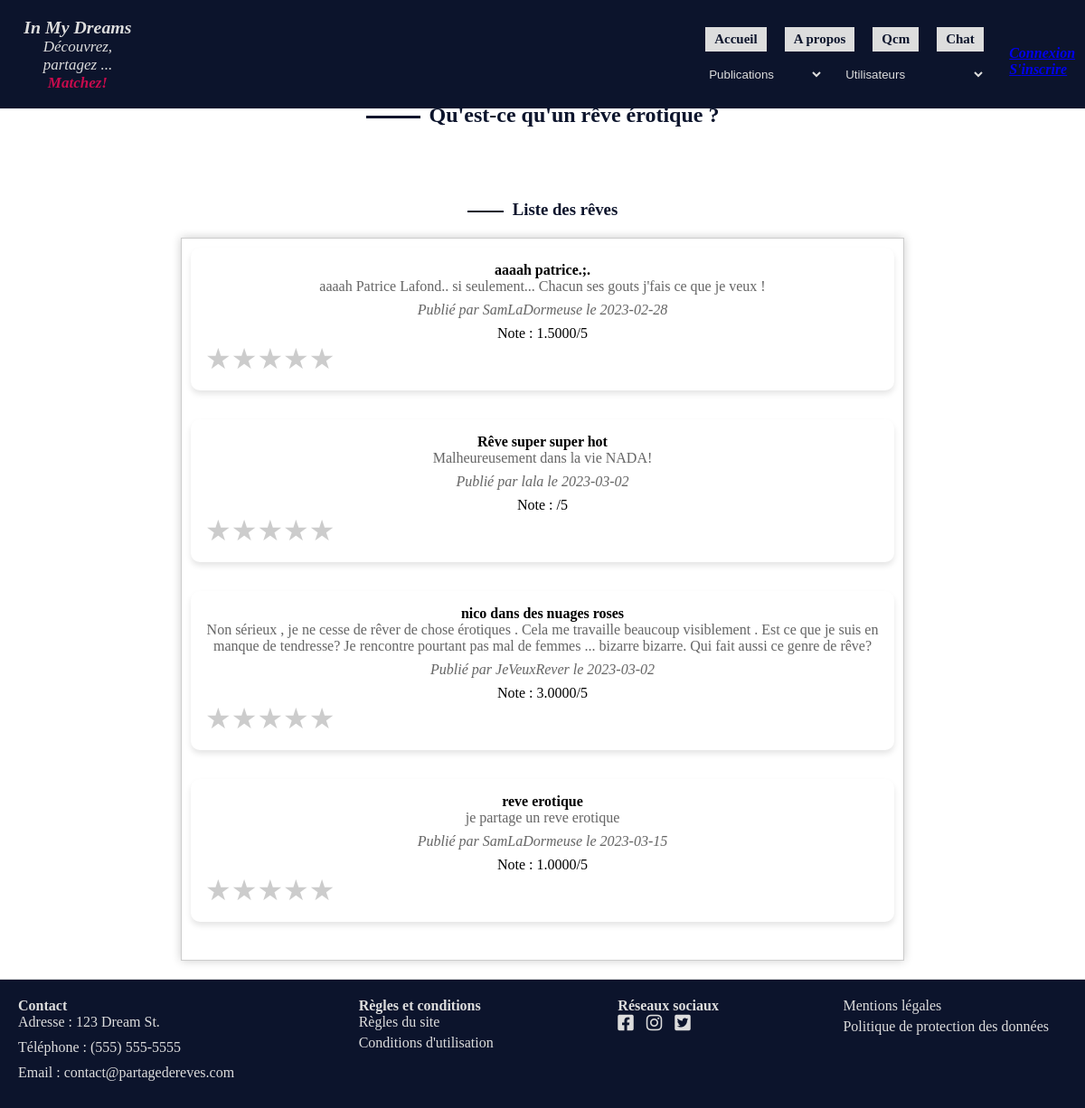
Screenshot of /index.php?page=categ-reves&action=erotique with the database file from the repository.
### tables this page shows
CREATE TABLE `reve` (
  `id_reve` int(11) NOT NULL AUTO_INCREMENT,
  `Libelle_Reve` text NOT NULL,
  `Date_Creation_Reve` date NOT NULL,
  `id_famille_reve` int(11) NOT NULL,
  `id_utilisateur` int(11) NOT NULL,
  `id_type_reve` int(11) DEFAULT NULL,
  `Titre_Reve` varchar(100) DEFAULT NULL,
  `libelle_type_reve` varchar(255) DEFAULT NULL,
  PRIMARY KEY (`id_reve`),
  KEY `REVE_FAMILLE_REVE_FK` (`id_famille_reve`),
  KEY `REVE_UTILISATEUR0_FK` (`id_utilisateur`),
  CONSTRAINT `REVE_FAMILLE_REVE_FK` FOREIGN KEY (`id_famille_reve`) REFERENCES `famille_reve` (`id_famille_reve`),
  CONSTRAINT `REVE_UTILISATEUR0_FK` FOREIGN KEY (`id_utilisateur`) REFERENCES `utilisateur` (`id_utilisateur`)
);

CREATE TABLE `utilisateur` (
  `id_utilisateur` int(11) NOT NULL AUTO_INCREMENT,
  `pseudo` varchar(40) NOT NULL,
  `prenom` varchar(40) NOT NULL,
  `date_naissance` date NOT NULL,
  `email` varchar(40) NOT NULL,
  `mdp` varchar(255) DEFAULT NULL,
  `descript` text,
  `id_sexe` int(11) DEFAULT NULL,
  `id_cp_ville` int(11) DEFAULT NULL,
  `id_type_reve` int(11) DEFAULT NULL,
  PRIMARY KEY (`id_utilisateur`),
  KEY `FK_UTILISATEUR_SEXE` (`id_sexe`),
  KEY `FK_UTILISATEUR_CP_VILLE` (`id_cp_ville`),
  KEY `UTILISATEUR_TYPE_REVE_FK` (`id_type_reve`),
  CONSTRAINT `FK_UTILISATEUR_CP_VILLE` FOREIGN KEY (`id_cp_ville`) REFERENCES `cp_ville` (`id_cp_ville`),
  CONSTRAINT `FK_UTILISATEUR_SEXE` FOREIGN KEY (`id_sexe`) REFERENCES `sexe` (`id_sexe`),
  CONSTRAINT `UTILISATEUR_TYPE_REVE_FK` FOREIGN KEY (`id_type_reve`) REFERENCES `type_reve` (`id_type_reve`)
);

### index.php (called while the page is built)
<?php
require_once 'routers.php';
?>

### dreams/dao/dao_categ_reves.php (called while the page is built, shortened)
<?php
function afficherTypeErotique() {
    $conn = getConnexion();
    $SQLStmt = $conn->prepare(
        'SELECT r.*, u.pseudo, AVG(n.note) as note
        FROM REVE r
        JOIN UTILISATEUR u
        ON r.id_utilisateur = u.id_utilisateur
        LEFT JOIN NOTE n
        ON r.id_reve = n.id_reve
        WHERE r.id_type_reve = 23
        GROUP BY r.id_reve;'
    );
    $SQLStmt->execute();
    $reves = $SQLStmt->fetchAll(PDO::FETCH_ASSOC);
    return $reves;
}
?>

### dreams/redirectionCateg/erotique.phtml (the view, shortened to what this page needs)
<?php
require_once __DIR__ . '/../dao/dao_categ_reves.php';
?>
<!DOCTYPE html>
<html lang="en">
  <head>
    <link rel="stylesheet" href="https://cdnjs.cloudflare.com/ajax/libs/font-awesome/6.1.0/css/all.min.css">
	<link rel="stylesheet" href="/inmydreams/dreams/style/style.css">
  </head>
<body>
    <main>
        <nav>
            <?php require_once __DIR__ . '/../partials/nav.phtml'; ?>
        </nav>
        <header>
            <h1 class="titre-type-reve">Rêves érotiques</h1>
        </header>
        <section class="definition-type-reve">
            <h2 class="sous-titre-categ">Qu'est-ce qu'un rêve érotique ?</h2>
            <h3 class="h3-liste-reves">Liste des rêves</h3>
                <div class="categ-liste-reves" id="liste-reves">
                    <?php
                    $reves = afficherTypeErotique() ;
                    foreach ($reves as $reve) {
                        echo '<div class="reve">';
                        echo '<h4 class="titre-categ-reve">' . $reve['Titre_Reve'] . '</h4>';
                        echo '<p class="libelle-categ-reve">' . $reve['Libelle_Reve'] . '</p>';
                        echo '<p class="info-categ-reve italic">';
                        echo 'Publié par ' . $reve['pseudo'] . ' le ' . $reve['Date_Creation_Reve'];
                        echo '</p>';
                        echo '<div class="note" data-id="' . $reve['id_reve'] . '" data-note="' . $reve['note'] . '">';
                        echo 'Note : ' . $reve['note'] . '/5';
                        echo '</div>';
                        echo '<div class="rating" data-id="' . $reve['id_reve'] . '">';
                        echo '<span class="star" data-value="1">&#9733;</span>';
                        echo '<span class="star" data-value="2">&#9733;</span>';
                        echo '<span class="star" data-value="3">&#9733;</span>';
                        echo '<span class="star" data-value="4">&#9733;</span>';
                        echo '<span class="star" data-value="5">★</span>';
                        echo '</div>';
                        echo '</div>';
                    }
                    ?>
                </div>
        </section>
    </main>
    <footer>
        <?php require_once __DIR__ . '/../partials/footer.phtml'; ?>
    </footer>
</body>
</html>

### dreams/style/style.css (style rules this page uses)
body, html, * { margin: 0; padding: 0; box-sizing: border-box; }
footer { background-color: #0c142c; color: rgb(221, 221, 221);; padding: 20px; }
.definition-type-reve { display: flex; flex-direction: column; align-items: center; text-align: center; border-top: 1px solid rgb(221, 221, 221);; border-bottom: 1px solid rgb(221, 221, 221);; padding: 20px 0; }
.definition-type-reve > * { margin: 20px 0; max-width: 800px; }
.definition-type-reve h2::before { content: ""; display: inline-block; width: 60px; height: 3px; background-color: #0c142c; margin-right: 10px; vertical-align: middle; }
.definition-type-reve h3::before { content: ""; display: inline-block; width: 40px; height: 2px; background-color: #0c142c; margin-right: 10px; vertical-align: middle; }
.categ-liste-reves { box-shadow: 0 0 10px rgba(0, 0, 0, 0.2); border: 1px solid #ccc; padding: 10px; margin: 0 auto; }
.titre-type-reve, .sous-titre-categ, .h3-liste-reves { color:#0c142c; }
.titre-type-reve { font-size: 3em; color: #6b0036; display: flex; justify-content: center; font-family: 'Arial Black', sans-serif; }
.definition-type-reve p { margin-bottom: 20px; text-shadow: 1px 1px 0 #f9f9f9; }
.rating { display: flex; }
.star { font-size: 2rem; cursor: pointer; color: #ccc; }
.italic { font-style: italic; }
.reve { padding: 1rem; margin-bottom: 2rem; width: 100%; background-color: #ffffff; border-radius: 10px; box-shadow: 0 4px 6px rgba(0, 0, 0, 0.1); transition: box-shadow 0.3s, transform 0.3s; }
.reve:not(:last-child) { margin-bottom: 2rem; }
.reve p { font-size: 1rem; color: #666; margin-bottom: 0.5rem; }

### rows the page displays
reve: Titre_Reve "aaaah patrice.;.", Libelle_Reve "aaaah Patrice Lafond.. si seulement... Chacun ses gouts j'fais ce que je veux !", id_utilisateur.pseudo "SamLaDormeuse", Date_Creation_Reve "2023-02-28", note "1.5000"
reve: Titre_Reve "Rêve super super hot", Libelle_Reve "Malheureusement dans la vie NADA!", id_utilisateur.pseudo "lala", Date_Creation_Reve "2023-03-02"
reve: Titre_Reve "nico dans des nuages roses", Libelle_Reve "Non sérieux , je ne cesse de rêver de chose érotiques . Cela me travaille beaucoup visiblement . Est ce que je suis en manque de tendresse? Je rencontre pourtant pas mal de femmes ... bizarre bizarre. Qui fait aussi ce genre de rêve?", id_utilisateur.pseudo "JeVeuxRever", Date_Creation_Reve "2023-03-02", note "3.0000"
reve: Titre_Reve "reve erotique", Libelle_Reve "je partage un reve erotique", id_utilisateur.pseudo "SamLaDormeuse", Date_Creation_Reve "2023-03-15", note "1.0000"
